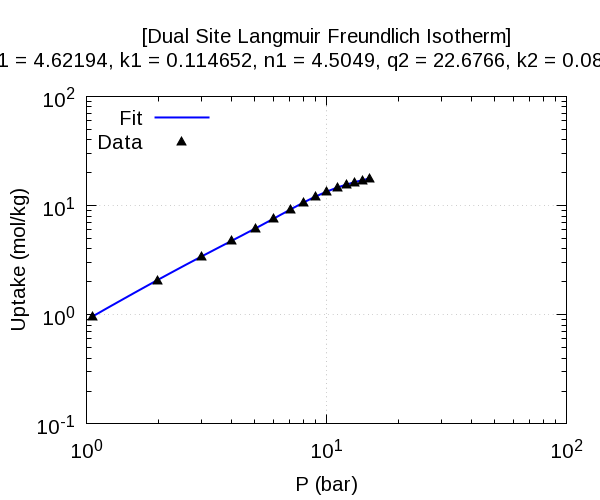

The script that saved this image:
set title"[Dual Site Langmuir Freundlich Isotherm]\n[Parameters] q1 = 4.62194, k1 = 0.114652, n1 = 4.5049, q2 = 22.6766, k2 = 0.0878465, n2 = 1.31159"
set term pngcairo size 600,500 font 'Arial,15'
set output "co2.dat.png"
set xtics format '10^{%L}'
set ytics format '10^{%L}'
set xlabel 'P (bar)'
set ylabel 'Uptake (mol/kg)'
set style line 1 lc rgb 'blue'  lw 2
set style line 2 lc rgb 'black' ps 1.5 pt 9
set grid
set key left
set logscale xy
plot '-' w l ls 1 title 'Fit', '-' w p ls 2 title 'Data'
        1.05882       0.963904
        1.24033        1.17498
        1.42185        1.39183
        1.60336        1.61323
        1.78488        1.83826
        1.96639        2.06616
        1.96639        2.06616
        2.17815        2.33491
        2.38992        2.60611
        2.60168        2.87925
        2.81345        3.15402
        3.02521        3.43026
        3.22689        3.69468
        3.42857        3.96045
        3.63025        4.22771
        3.83193        4.49666
        4.03361        4.76754
        4.23529        5.04063
        4.43697        5.31621
        4.63866        5.59458
        4.84034        5.87599
        5.04202        6.16069
        5.23362        6.43435
        5.42521        6.71122
        5.61681        6.99133
         5.8084        7.27461
              6        7.56092
              6        7.56092
        6.21176        7.88061
        6.42353        8.20329
        6.63529        8.52838
        6.84706         8.8552
        7.05882        9.18297
        7.05882        9.18297
        7.25042        9.47963
        7.44202         9.7757
        7.63361        10.0705
        7.82521        10.3633
        8.01681        10.6535
        8.21849        10.9554
        8.42017         11.253
        8.62185        11.5456
        8.82353        11.8328
        9.02521        12.1139
        9.02521        12.1139
        9.22689        12.3886
        9.42857        12.6567
        9.63024        12.9178
        9.83192        13.1719
        10.0336        13.4188
        10.0336        13.4188
        10.2454        13.6703
        10.4571        13.9139
        10.6689        14.1497
        10.8806        14.3779
        11.0924        14.5986
         11.284         14.792
        11.4756        14.9796
        11.6672        15.1616
        11.8588        15.3382
        12.0504        15.5096
        12.0504        15.5096
        12.2521        15.6846
        12.4538        15.8541
        12.6554        16.0186
        12.8571        16.1781
        13.0588         16.333
        13.0588         16.333
        13.2605        16.4833
        13.4622        16.6293
        13.6638        16.7712
        13.8655        16.9092
        14.0672        17.0434
        14.0672        17.0434
        14.2689         17.174
        14.4706        17.3012
        14.6722        17.4251
        14.8739        17.5459
        15.0756        17.6636
e
        1.05882       0.967492
        1.96639        2.05993
        3.02521        3.42216
        4.03361        4.78218
        5.04202        6.14219
              6        7.63158
        7.05882        9.12539
        8.01681        10.6148
        9.02521        12.1064
        10.0336        13.4664
        11.0924         14.697
        12.0504        15.5285
        13.0588        16.2307
        14.0672        16.9328
        15.0756        17.7665
